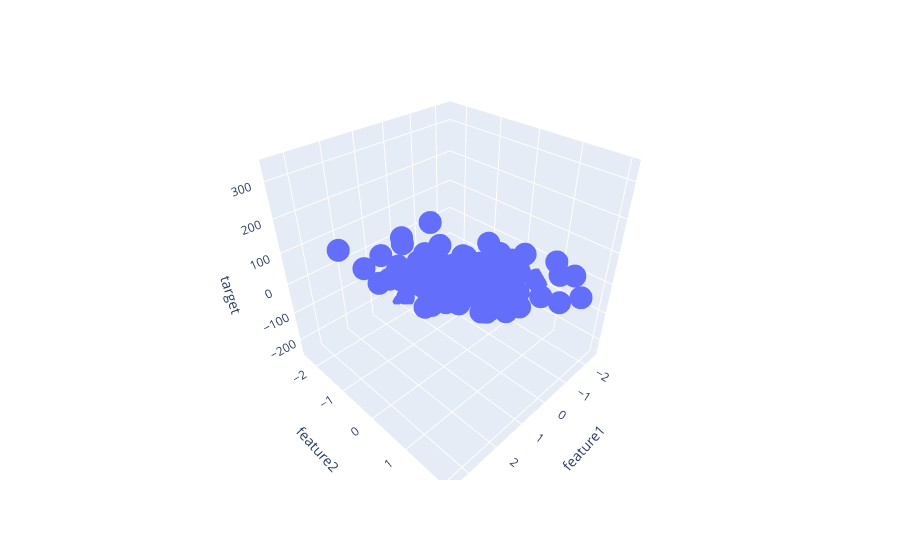

Notebook code cell kept with this figure:
### Code cell
fig = px.scatter_3d(df, x = "feature1", y = "feature2", z = "target")

fig.show()
